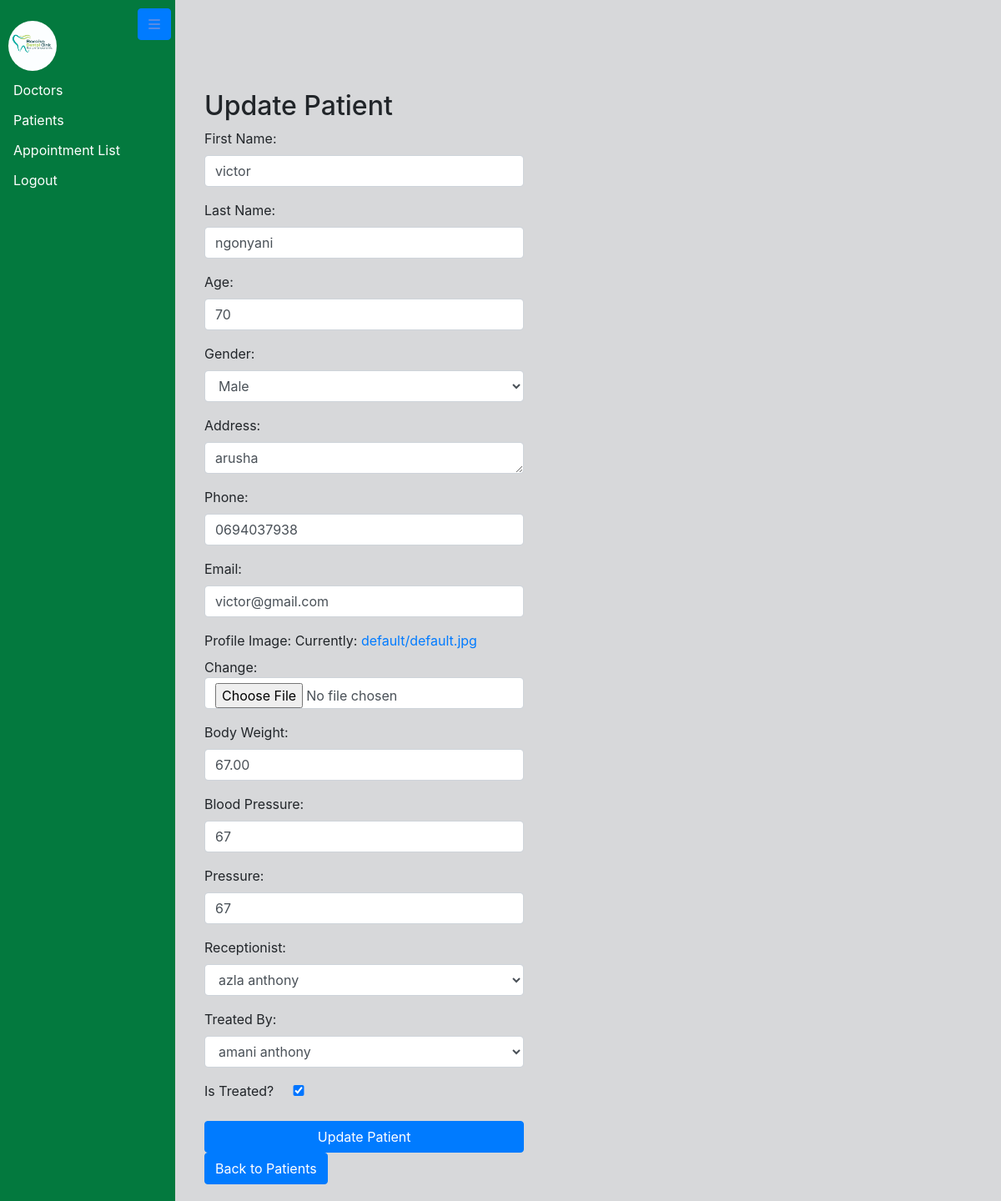
The app's page /patient/1/update/ (signed in) with its own data.
### hospitalApp/models.py (models this page shows, shortened)
class CommonFields(models.Model):
    first_name = models.CharField(max_length=30)
    last_name = models.CharField(max_length=30)
    age = models.PositiveIntegerField()
    gender = models.CharField(max_length=10, choices=GENDER_CHOICES)
    address = models.TextField()
    phone = models.CharField(max_length=15)
    email = models.EmailField(unique=True)
    image = models.ImageField(upload_to='profile_images/', default='default/default.jpg')
    class Meta:
        abstract = True  # This is an abstract base class to share common fields
    def __str__(self):
        return f"{self.first_name} {self.last_name}"

class Patient(CommonFields):
    body_weight = models.DecimalField(max_digits=5, decimal_places=2)  # Example: DecimalField for body weight
    blood_pressure = models.CharField(max_length=15)  # Example: CharField for blood pressure
    pressure = models.CharField(max_length=15)  # Example: CharField for pressure
    receptionist = models.ForeignKey(Specialist, on_delete=models.CASCADE, limit_choices_to={'area_of_specialist': 'Receptionist'})
    registration_time = models.DateTimeField(auto_now_add=True)
    treated_by = models.ForeignKey(Specialist, on_delete=models.CASCADE, limit_choices_to={'area_of_specialist': 'Doctor'}, related_name='patients_treated')
    treated = models.BooleanField(default=False)

class Specialist(CommonFields):
    user = models.OneToOneField(User, on_delete=models.CASCADE)
    area_of_specialist = models.CharField(max_length=50, choices=WORK_CHOICES)

### hospitalApp/views.py (the view)
# urls.py: path('patient/<int:patient_id>/update/', views.patient_update, name='patient-update'),
@login_required
def patient_update(request, patient_id):
    patient = get_object_or_404(Patient, pk=patient_id)
    if request.method == 'POST':
        form = PatientForm(request.POST, instance=patient)
        if form.is_valid():
            form.save()
            return redirect('doctor-dashboard')
    else:
        form = PatientForm(instance=patient)
    return render(request, 'patient_update.html', {'form': form, 'patient': patient})

### hospitalApp/templates/patient_update.html (shortened to what this page needs)
{% extends 'base.html' %}
{% block content %}
  <div class="container mt-5">
    <h2>Update Patient</h2>
    <form method="post" class="form">
      {{ form.as_p }}
      <button type="submit" class="btn btn-primary btn-block col-md-5 mt-3">Update Patient</button>
    </form>
    <a href="{% url 'patient-list' %}" class="btn btn-primary">Back to Patients</a>
  </div>
{% endblock %}

### templates/base.html (style rules this page uses)
body { background-color: #d7d8da; padding-top: 40px; margin: 0; }

### records on screen
Patient: first_name "victor", last_name "ngonyani", age "70", gender "Male", address "arusha", phone "0694037938", email "victor@gmail.com", body_weight "67.00", blood_pressure "67", pressure "67", receptionist "azla anthony", treated_by "amani anthony", treated "☑"
